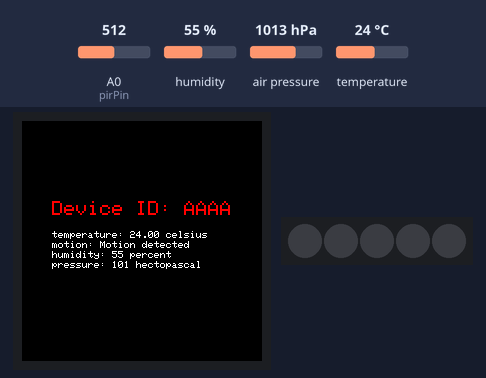
Recording of a sketch running on a simulated Arduino MKR. Shown: 240×240 colour display, 5 RGB LEDs in strip order, left to right. Inputs (shaded band) come from the test bench; at power-on: A0 (pirPin) = 512, humidity 55 %, air pressure 1013 hPa, temperature 24 °C. WiFi joins after 1.5 s; servers stay silent unless stated; no MQTT or app messages arrive unless stated; not simulated (calls return 0 or success): arduino_secrets.h; what the sketch prints to the serial monitor is not drawn.

Above: at 17.9 s.
18.0 s: A0 (pirPin) set to 417
20.0 s: A0 (pirPin) set to 382
At 22.0 s:
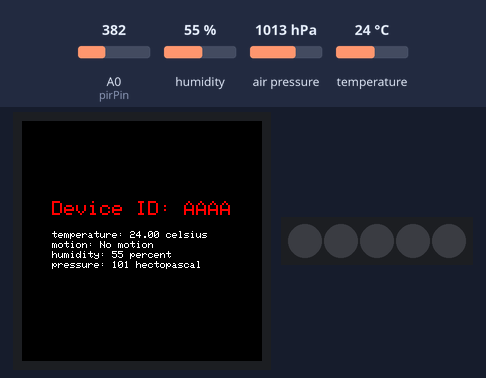
22.3 s: A0 (pirPin) set to 410
At 23.6 s:
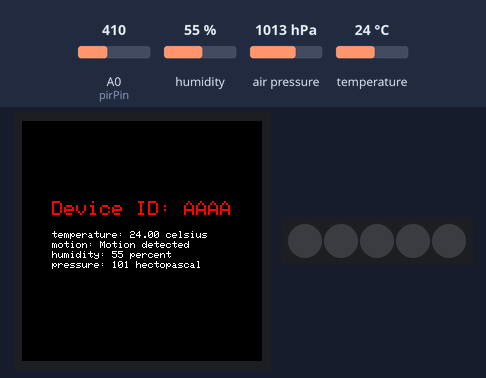
24.3 s: humidity set to 22 %
26.3 s: air pressure set to 952 hPa
At 27.8 s:
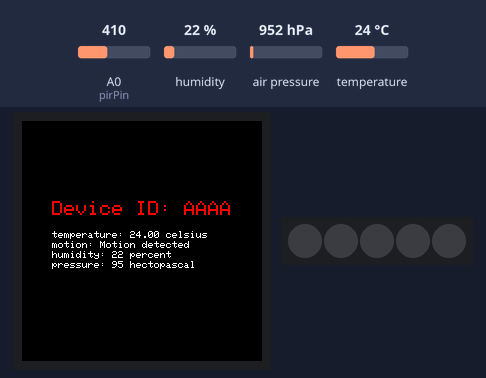
28.3 s: temperature set to 12 °C
Timing chart, 0 to 31.3 s (numbered marks = the images above; inputs shaded):
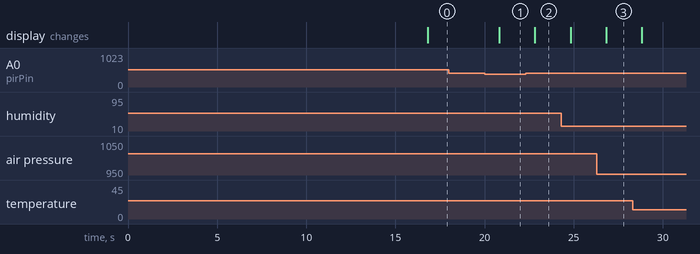

The sketch:

MQTTCarrier.ino
```cpp
#include <ArduinoMqttClient.h>
#include <Arduino_MKRIoTCarrier.h>
#include <WiFiNINA.h>
#include "arduino_secrets.h"
#include "config.h"

#define pirPin A0

const char deviceID[] = DEVICE_ID;
char ipStr[] = BROKER_IP;

unsigned long previousMillis = 0;
const long interval = 1000;  // Changed interval to 1000 milliseconds (1 second)

char ssid[] = SECRET_SSID;
char pass[] = SECRET_PASS;

int status = WL_IDLE_STATUS;
WiFiClient wifiClient;
MqttClient mqttClient(wifiClient);

IPAddress brokerIP;
int port = 1883;

char topicTemp[] = "temperature";
char topicMotion[] = "motion";
char topicHumidity[] = "humidity";
char topicPressure[] = "pressure";

char tempUnit[] = "celsius";
char humidityUnit[] = "percent";
char pressureUnit[] = "hectopascal";

MKRIoTCarrier carrier;

const int motionThreshold = 400; // Adjust this threshold based on your PIR sensor's sensitivity

int cursorX = 30;
int cursorY;


void DisplayHandler() {
  // Clear screen, set text settings, and write device ID

  carrier.display.fillScreen(ST77XX_BLACK); // Clear screen

  cursorY = 80; // Reset text vertical position to close to top of the screen
  carrier.display.setCursor(cursorX, cursorY); // Set text horizontal and vertical position

  // Write ID
  carrier.display.setTextColor(0xF800); // Set text color to red
  carrier.display.setTextSize(2);
  carrier.display.print("Device ID: " + String(deviceID));

  carrier.display.setTextColor(ST77XX_WHITE); // Change text color to white for readings
  carrier.display.setTextSize(1); // Shrink reading text

  cursorY += 30;  // Change text vertical position for next line

}


void setup() {
  CARRIER_CASE = false;

  Serial.begin(9600);

  if (!carrier.begin()) {
    Serial.println("Carrier not connected, check connections");
    while (1);
  }

  networkConnect();
  brokerConnect();
}

void loop() {
  mqttClient.poll();

  if (WiFi.status() != WL_CONNECTED) {
    Serial.println("WiFi connection lost. Retrying...");
    networkConnect();
    brokerConnect();
  }

  if (!mqttClient.connected()) {
    Serial.println("MQTT connection lost. Retrying...");
    brokerConnect();
  }

  unsigned long currentMillis = millis();
  int motion = analogRead(pirPin);  // Changed digitalRead to analogRead for PIR sensor

  if (currentMillis - previousMillis >= interval) {

    DisplayHandler();
    previousMillis = currentMillis;

    float temp = carrier.Env.readTemperature();
    int humidity = carrier.Env.readHumidity();
    int pressure = carrier.Pressure.readPressure();

    SendMessage(topicTemp, String(temp), tempUnit);

    String motionString;

    if (motion > motionThreshold) {
      motionString = "Motion detected";
    } else {
      motionString = "No motion";
    }

    SendMessage(topicMotion, motionString, "");

    SendMessage(topicHumidity, String(humidity), humidityUnit);
    SendMessage(topicPressure, String(pressure), pressureUnit);

    Serial.println();
  }
}

void SendMessage(char topic[], String value, char unit[]) {
  Serial.print("Sending message to topic: ");
  Serial.println(topic);
  Serial.println(value);

  carrier.display.setCursor(cursorX, cursorY);  // Set text horizontal (static) and vertical position
  carrier.display.print(String(topic) + ": " + value + " " + String(unit));
  cursorY += 10;  // Change text vertical position for next line

  mqttClient.beginMessage(String(topic) + "/" + deviceID);
  mqttClient.print(value + " " + String(unit));
  mqttClient.endMessage();
}

void networkConnect() {
  while (status != WL_CONNECTED) {
    Serial.println("Attempting to connect to network: ");
    Serial.println(ssid);

    status = WiFi.begin(ssid, pass);
    delay(15000);
  }

  Serial.println("You're connected to the network! Yay!");
  IPAddress ip = WiFi.localIP();
  Serial.println(ip);
}

void brokerConnect() {
  brokerIP.fromString(ipStr);

  Serial.print("Attempting to connect to the MQTT broker: ");
  Serial.println(brokerIP);

  if (!mqttClient.connect(brokerIP, port)) {
    Serial.print("MQTT connection failed! Error code = ");
    Serial.println(mqttClient.connectError());
    while (1);
  }

  Serial.println("You're connected to the MQTT broker!");
  Serial.println();
}
```

config_example.h
```cpp
#define DEVICE_ID "AAAA"
#define BROKER_IP "10.0.2.154"
```

Measured:
- the behaviour switches between 401 and 400 on A0 (pirPin) (found by bisection; images 0 and 1)
- after the input at 18.0 s, every drawn part: stays the same
- after the input at 20.0 s, the display: changes after 0.82 s (image 1)
- after the input at 22.3 s, the display: changes after 0.53 s (image 2)
- after the input at 26.3 s, the display: changes after 0.53 s (image 3)
